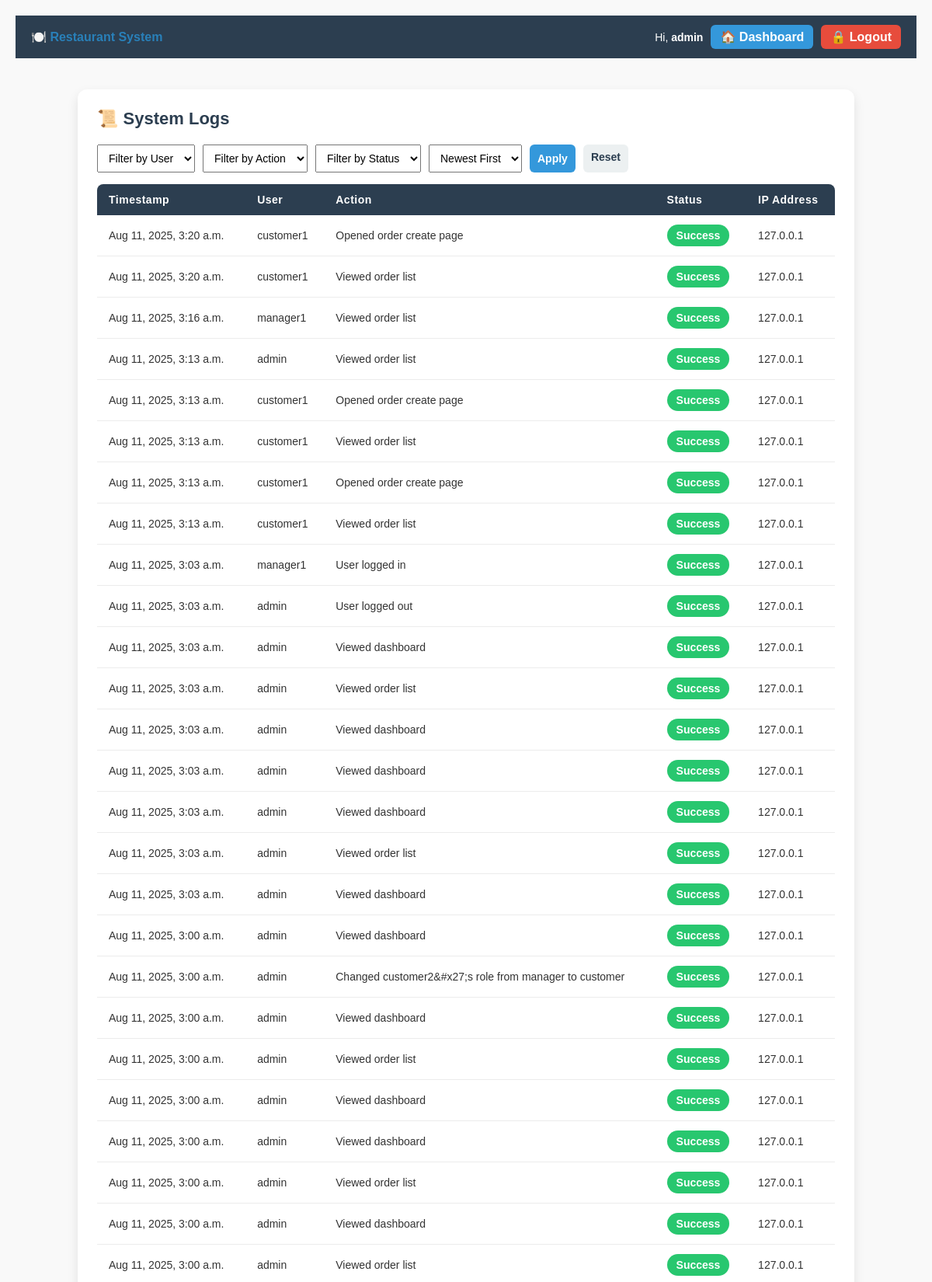
/logs/ (signed in, upper part), run on the app's committed database.
### accounts/models.py (models this page shows)
class User(AbstractUser):
    ROLE_CHOICES = (
        ('admin', 'Administrator'),
        ('manager', 'Manager'),
        ('customer', 'Customer'),
    )
    role = models.CharField(max_length=10, choices=ROLE_CHOICES, default='customer')
    is_locked = models.BooleanField(default=False)
    def __str__(self):
        return self.username

### logs/models.py (models this page shows, shortened)
class Log(models.Model):
    user = models.ForeignKey(
        settings.AUTH_USER_MODEL,
        on_delete=models.SET_NULL,
        null=True,
        blank=True
    )
    action = models.CharField(max_length=255)
    ip_address = models.GenericIPAddressField(null=True, blank=True)
    user_agent = models.TextField(null=True, blank=True)  # Stores browser/device info
    status = models.CharField(max_length=50)
    timestamp = models.DateTimeField(auto_now_add=True)

### logs/views.py (the view)
# urls.py: path('', views.admin_logs_view, name='admin_logs'),
@login_required
def admin_logs_view(request):
    if request.user.role != 'admin':
        messages.error(request, "Not authorized!")
        return redirect('accounts:dashboard')
    logs = Log.objects.all().order_by('-timestamp')
    user_filter = request.GET.get('user')
    action_filter = request.GET.get('action')
    status_filter = request.GET.get('status')
    if user_filter:
        if user_filter.isdigit():
            logs = logs.filter(user_id=user_filter)
        else:
            logs = logs.filter(user__username=user_filter)
    if action_filter:
        logs = logs.filter(action__icontains=action_filter)
    if status_filter:
        logs = logs.filter(status=status_filter)
    sort_by = request.GET.get('sort', '-timestamp')
    logs = logs.order_by(sort_by)
    users = User.objects.all()
    return render(request, 'logs/admin_logs.html', {
        'logs': logs,
        'users': users,
        'selected_user': user_filter,
        'selected_action': action_filter,
        'selected_status': status_filter,
    })

### logs/templates/logs/admin_logs.html (shortened to what this page needs)
{% extends "base.html" %}
{% load static %}
{% block extra_css %}
<link rel="stylesheet" href="{% static 'css/logs.css' %}">
{% endblock %}
{% block content %}
<div class="table-container">
    <h2>📜 System Logs</h2>
    <form method="get" class="filter-form">
        <select name="user">
            <option value="">Filter by User</option>
        </select>
        <select name="action">
            <option value="">Filter by Action</option>
        </select>
        <select name="status">
            <option value="">Filter by Status</option>
        </select>
        <select name="sort">
            <option value="-timestamp" {% if request.GET.sort == "-timestamp" %}selected{% endif %}>Newest First</option>
        </select>
        <button type="submit" class="btn-primary">Apply</button>
        <a href="{% url 'logs:admin_logs' %}" class="btn-secondary">Reset</a>
    </form>
    <table class="logs-table">
        <thead>
            <tr>
                <th>Timestamp</th>
                <th>User</th>
                <th>Action</th>
                <th>Status</th>
                <th>IP Address</th>
            </tr>
        </thead>
        <tbody>
        {% if logs %}
            {% for log in logs %}
            <tr>
                <td>{{ log.timestamp|date:"M d, Y, g:i a" }}</td>
                <td>{{ log.user }}</td>
                <td>{{ log.action }}</td>
                <td>
                    <span class="status {% if log.status == 'success' %}success{% else %}fail{% endif %}">
                        {{ log.status|title }}
                    </span>
                </td>
                <td>{{ log.ip_address }}</td>
            </tr>
            {% endfor %}
        {% else %}
            <tr>
                <td colspan="5" class="empty">No logs available.</td>
            </tr>
        {% endif %}
        </tbody>
    </table>
</div>
{% endblock %}

### templates/base.html (shortened to what this page needs)
{% load static %}
<!DOCTYPE html>
<html lang="en">
<head>
    <link rel="stylesheet" href="{% static 'css/global.css' %}">
    {% block extra_css %}{% endblock %}
</head>
<body>
    <div class="navbar">
        <div class="nav-left">
            <a href="{% url 'accounts:login' %}" class="brand">🍽️ Restaurant System</a>
        </div>
        <div class="nav-right">
            {% if request.user.is_authenticated %}
                <span>Hi, <strong>{{ request.user.username }}</strong></span>
                <a href="{% url 'accounts:dashboard' %}" class="dashboard-link">🏠 Dashboard</a>
                <a href="{% url 'accounts:logout' %}" class="logout-link">🔒 Logout</a>
            {% else %}
                <span>Hi, Guest</span>
                <a href="{% url 'accounts:login' %}" class="dashboard-link">🔐 Login</a>
                <a href="{% url 'accounts:register' %}" class="logout-link">📝 Register</a>
            {% endif %}
        </div>
    </div>
    <div class="main-content">
        {% block content %}{% endblock %}
    </div>
</body>
</html>

### static/css/global.css (style rules this page uses)
* { margin: 0; padding: 0; box-sizing: border-box; }
body { font-family: Arial, sans-serif; background: #f9f9f9; color: #333; padding: 20px; }
h1, h2 { color: #2c3e50; }
a { text-decoration: none; color: #2980b9; }
.navbar { background: #2c3e50; color: white; padding: 12px 20px; display: flex; justify-content: space-between; align-items: center; }
.nav-left { font-size: 16px; font-weight: bold; }
.nav-right { display: flex; align-items: center; gap: 10px; }
.nav-right span { font-size: 14px; }
.nav-right a { display: flex; align-items: center; gap: 6px; color: white; font-weight: bold; padding: 6px 12px; border-radius: 6px; transition: background 0.3s; }
.nav-right a.dashboard-link { background: #3498db; }
.nav-right a.logout-link { background: #e74c3c; }
button, .btn-primary, .btn-secondary, .btn-link, .btn-small { border: none; border-radius: 6px; font-weight: bold; cursor: pointer; font-family: Arial, sans-serif; }
.btn-primary { background: #3498db; color: white; padding: 10px; }
.btn-secondary { background: #ecf0f1; color: #2c3e50; padding: 10px; }
.form-container, .table-container, .dashboard-container { max-width: 800px; margin: 40px auto; background: #ffffff; padding: 30px; border-radius: 10px; box-shadow: 0 4px 8px rgba(0,0,0,0.15); }
.main-content { margin-top: 20px; }

### static/css/logs.css (style rules this page uses)
.table-container { max-width: 1000px; margin: 40px auto; background: #ffffff; padding: 25px; border-radius: 12px; box-shadow: 0 6px 14px rgba(0, 0, 0, 0.1); }
.table-container h2 { display: flex; align-items: center; font-size: 22px; font-weight: 600; color: #2c3e50; margin-bottom: 20px; }
.logs-table { width: 100%; border-collapse: collapse; border-radius: 8px; overflow: hidden; }
.logs-table thead { background: #2c3e50; color: #ffffff; }
.logs-table th { text-align: left; padding: 12px 15px; font-size: 14px; font-weight: 600; letter-spacing: 0.5px; }
.logs-table td { padding: 12px 15px; font-size: 14px; border-bottom: 1px solid #ececec; color: #333; }
.status { display: inline-block; padding: 6px 12px; border-radius: 20px; font-weight: bold; font-size: 14px; text-align: center; }
.status.success { background: #28c76f; color: white; border: none; }
.filter-form { display: flex; gap: 10px; margin-bottom: 15px; flex-wrap: wrap; }
.filter-form select, .filter-form button, .filter-form a { padding: 8px 10px; font-size: 14px; }

### data on the page
User: user.username "admin"
Log: timestamp "Aug 11, 2025, 3:20 a.m.", user "customer1", action "Opened order create page", status "Success", ip_address "127.0.0.1"
Log: timestamp "Aug 11, 2025, 3:20 a.m.", user "customer1", action "Viewed order list", status "Success", ip_address "127.0.0.1"
Log: timestamp "Aug 11, 2025, 3:16 a.m.", user "manager1", action "Viewed order list", status "Success", ip_address "127.0.0.1"
Log: timestamp "Aug 11, 2025, 3:13 a.m.", user "admin", action "Viewed order list", status "Success", ip_address "127.0.0.1"
Log: timestamp "Aug 11, 2025, 3:13 a.m.", user "customer1", action "Opened order create page", status "Success", ip_address "127.0.0.1"
Log: timestamp "Aug 11, 2025, 3:13 a.m.", user "customer1", action "Viewed order list", status "Success", ip_address "127.0.0.1"
Log: timestamp "Aug 11, 2025, 3:13 a.m.", user "customer1", action "Opened order create page", status "Success", ip_address "127.0.0.1"
Log: timestamp "Aug 11, 2025, 3:13 a.m.", user "customer1", action "Viewed order list", status "Success", ip_address "127.0.0.1"
Log: timestamp "Aug 11, 2025, 3:03 a.m.", user "manager1", action "User logged in", status "Success", ip_address "127.0.0.1"
Log: timestamp "Aug 11, 2025, 3:03 a.m.", user "admin", action "User logged out", status "Success", ip_address "127.0.0.1"
Log: timestamp "Aug 11, 2025, 3:03 a.m.", user "admin", action "Viewed dashboard", status "Success", ip_address "127.0.0.1"
Log: timestamp "Aug 11, 2025, 3:03 a.m.", user "admin", action "Viewed order list", status "Success", ip_address "127.0.0.1"
Log: timestamp "Aug 11, 2025, 3:03 a.m.", user "admin", action "Viewed dashboard", status "Success", ip_address "127.0.0.1"
Log: timestamp "Aug 11, 2025, 3:03 a.m.", user "admin", action "Viewed dashboard", status "Success", ip_address "127.0.0.1"
Log: timestamp "Aug 11, 2025, 3:03 a.m.", user "admin", action "Viewed dashboard", status "Success", ip_address "127.0.0.1"
Log: timestamp "Aug 11, 2025, 3:03 a.m.", user "admin", action "Viewed order list", status "Success", ip_address "127.0.0.1"
Log: timestamp "Aug 11, 2025, 3:03 a.m.", user "admin", action "Viewed dashboard", status "Success", ip_address "127.0.0.1"
Log: timestamp "Aug 11, 2025, 3:00 a.m.", user "admin", action "Viewed dashboard", status "Success", ip_address "127.0.0.1"
Log: timestamp "Aug 11, 2025, 3:00 a.m.", user "admin", action "Changed customer2&#x27;s role from manager to customer", status "Success", ip_address "127.0.0.1"
Log: timestamp "Aug 11, 2025, 3:00 a.m.", user "admin", action "Viewed dashboard", status "Success", ip_address "127.0.0.1"
Log: timestamp "Aug 11, 2025, 3:00 a.m.", user "admin", action "Viewed order list", status "Success", ip_address "127.0.0.1"
Log: timestamp "Aug 11, 2025, 3:00 a.m.", user "admin", action "Viewed dashboard", status "Success", ip_address "127.0.0.1"
Log: timestamp "Aug 11, 2025, 3:00 a.m.", user "admin", action "Viewed dashboard", status "Success", ip_address "127.0.0.1"
Log: timestamp "Aug 11, 2025, 3:00 a.m.", user "admin", action "Viewed order list", status "Success", ip_address "127.0.0.1"
Log: timestamp "Aug 11, 2025, 3:00 a.m.", user "admin", action "Viewed dashboard", status "Success", ip_address "127.0.0.1"
Log: timestamp "Aug 11, 2025, 3:00 a.m.", user "admin", action "Viewed order list", status "Success", ip_address "127.0.0.1"
